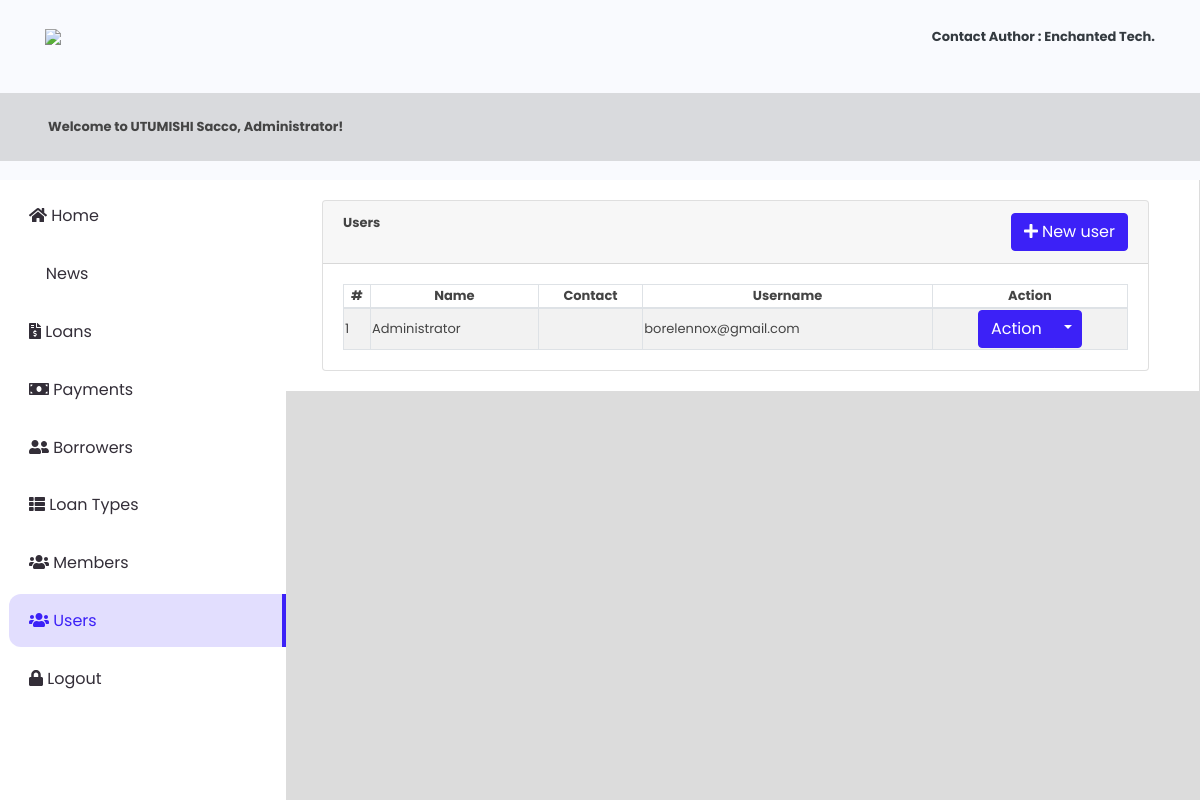
The page /index.php?page=users (signed in) on the database as committed earlier.
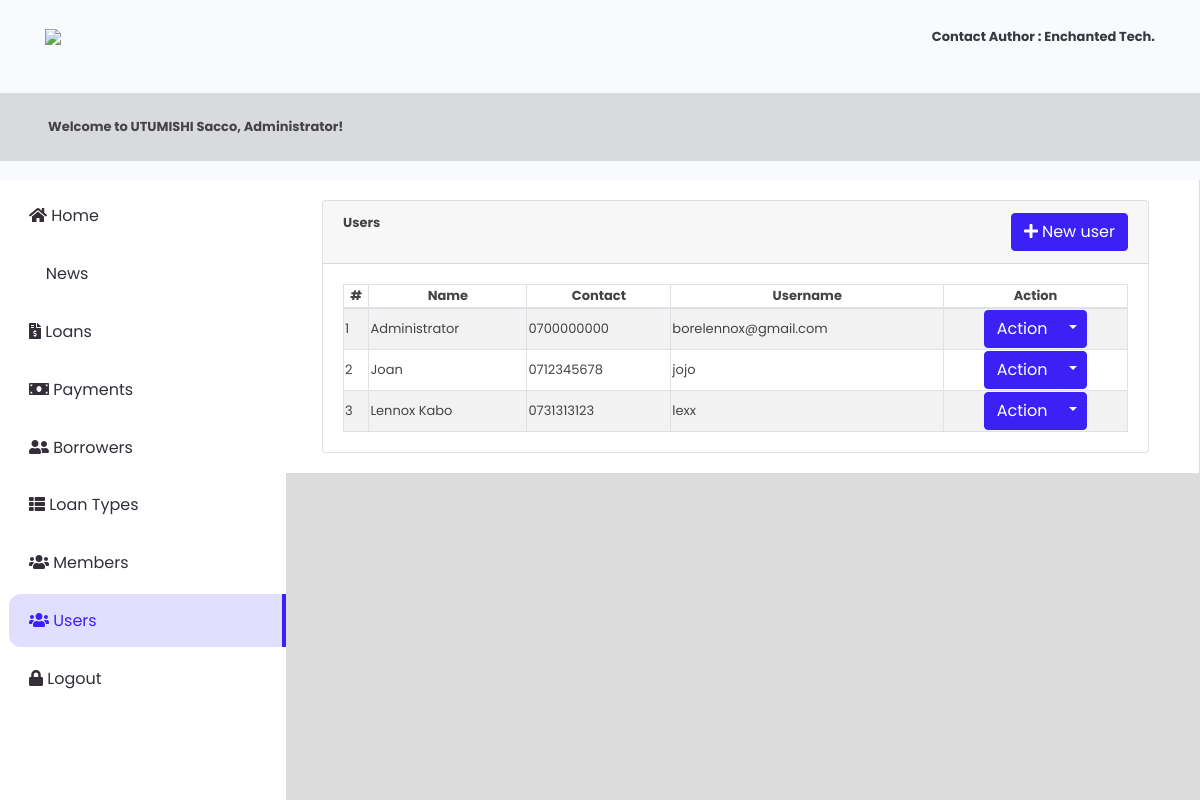
The same page on the database as committed later.
### tables this page shows
CREATE TABLE `users` (
  `id` int(30) NOT NULL,
  `name` varchar(200) NOT NULL,
  `contact` text NOT NULL,
  `username` varchar(100) NOT NULL,
  `password` varchar(200) NOT NULL,
  `type` tinyint(1) NOT NULL DEFAULT 2 COMMENT '1=admin , 2 = staff'
);

### users.php (the view, shortened to what this page needs)
<div class="container-fluid">
	<div class="col-lg-12">
		<div class="card">
			<div class="card-header">
				<large class="card-title">
					<b>Users</b>
				</large>
				<button class="btn btn-primary float-right" id="new_user"><i class="fa fa-plus"></i> New user</button>
			</div>
			<div class="card-body">
				<table class="table-striped table-bordered col-md-12">
					<thead>
						<tr>
							<th class="text-center">#</th>
							<th class="text-center">Name</th>
							<th class="text-center">Contact</th>
							<th class="text-center">Username</th>
							<th class="text-center">Action</th>
						</tr>
					</thead>
					<tbody>
						<?php
						include 'db_connect.php';
						$users = $conn->query("SELECT * FROM users order by name asc");
						$i = 1;
						while ($row = $users->fetch_assoc()) :
						?>
							<tr>
								<td>
									<?php echo $i++ ?>
								</td>
								<td>
									<?php echo $row['name'] ?>
								</td>
								<td>
									<?php echo $row['contact'] ?>
								</td>
								<td>
									<?php echo $row['username'] ?>
								</td>
								<td>
									<center>
										<div class="btn-group">
											<button type="button" class="btn btn-primary">Action</button>
											<button type="button" class="btn btn-primary dropdown-toggle dropdown-toggle-split" data-toggle="dropdown" aria-haspopup="true" aria-expanded="false">
											</button>
										</div>
									</center>
								</td>
							</tr>
						<?php endwhile; ?>
					</tbody>
				</table>
			</div>
		</div>
	</div>
</div>

### topbar.php (shortened to what this page needs)
<nav class="navbar navbar-light fixed-top" style="padding:0; height: 180px">
	<div class="container-fluid mt-2 mb-2">
		<div class="col-lg-12 d-flex align-items-center justify-content-between">
			<div class="col-md-2 float-left" style="display: flex;">
				<div class="logo">
					<img src="assets/img/logo.png" width="320px">
				</div>
			</div>
			<div class="col-md-6 text-right text-dark">
				<strong><a href="https://www.enchanted-tech.com/" target="a_blank" class="text-dark">Contact Author : Enchanted Tech.</a></strong>
			</div>
		</div>
	</div>
	<div class="flex flex-row justify-between px-12 py-4 w-full bg-[#80808045]">
		<div class="flex justify-item-start">
			<strong>
				<p>Welcome to UTUMISHI Sacco, <?php echo $user['name'] ?>!</p>
			</strong>
		</div>
	</div>
</nav>

Rows that differ between the two databases and show on the page:
changed users "Administrator": contact (not shown) → "0700000000"
added users: name "Joan", contact "0712345678", username "jojo"
added users: name "Lennox Kabo", contact "0731313123", username "lexx"
